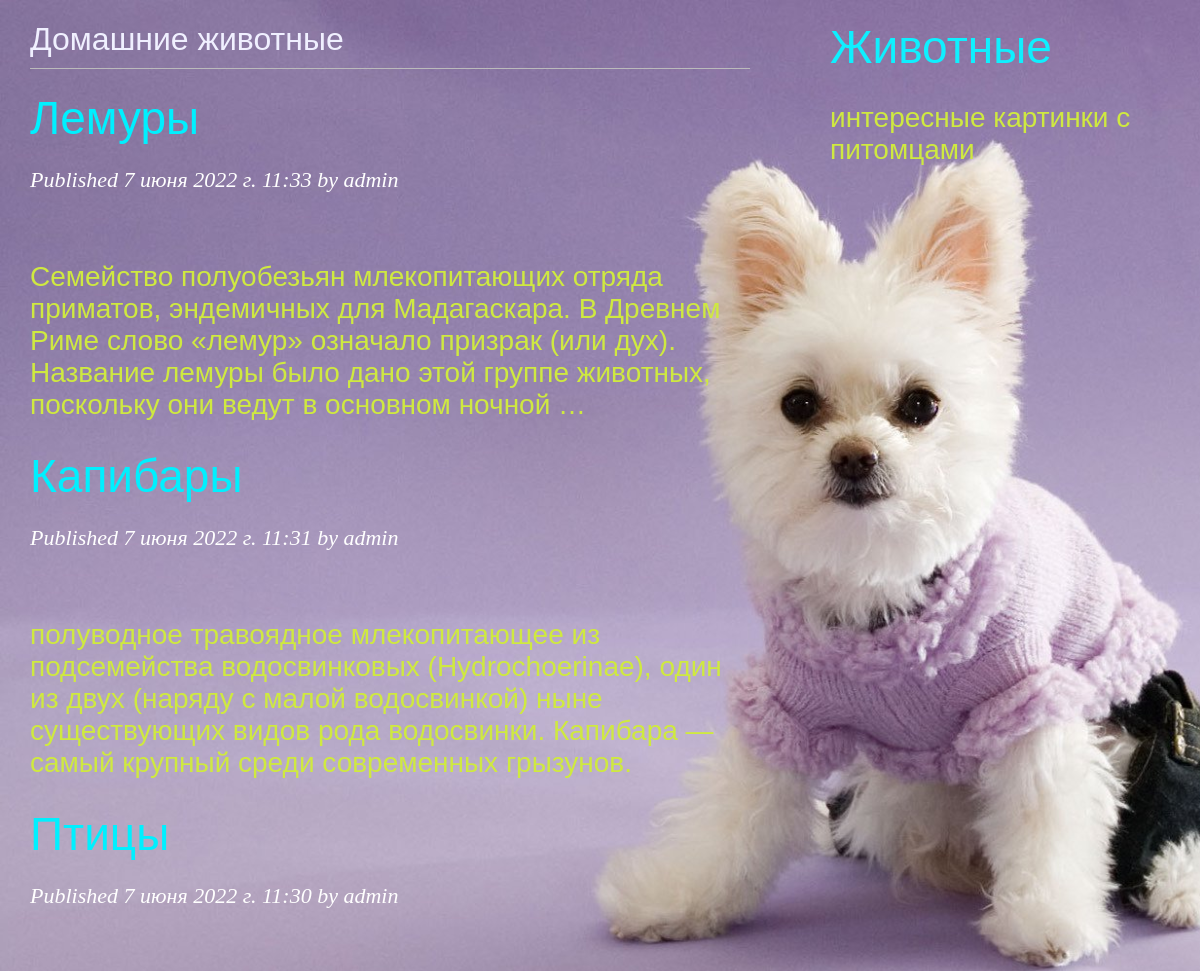
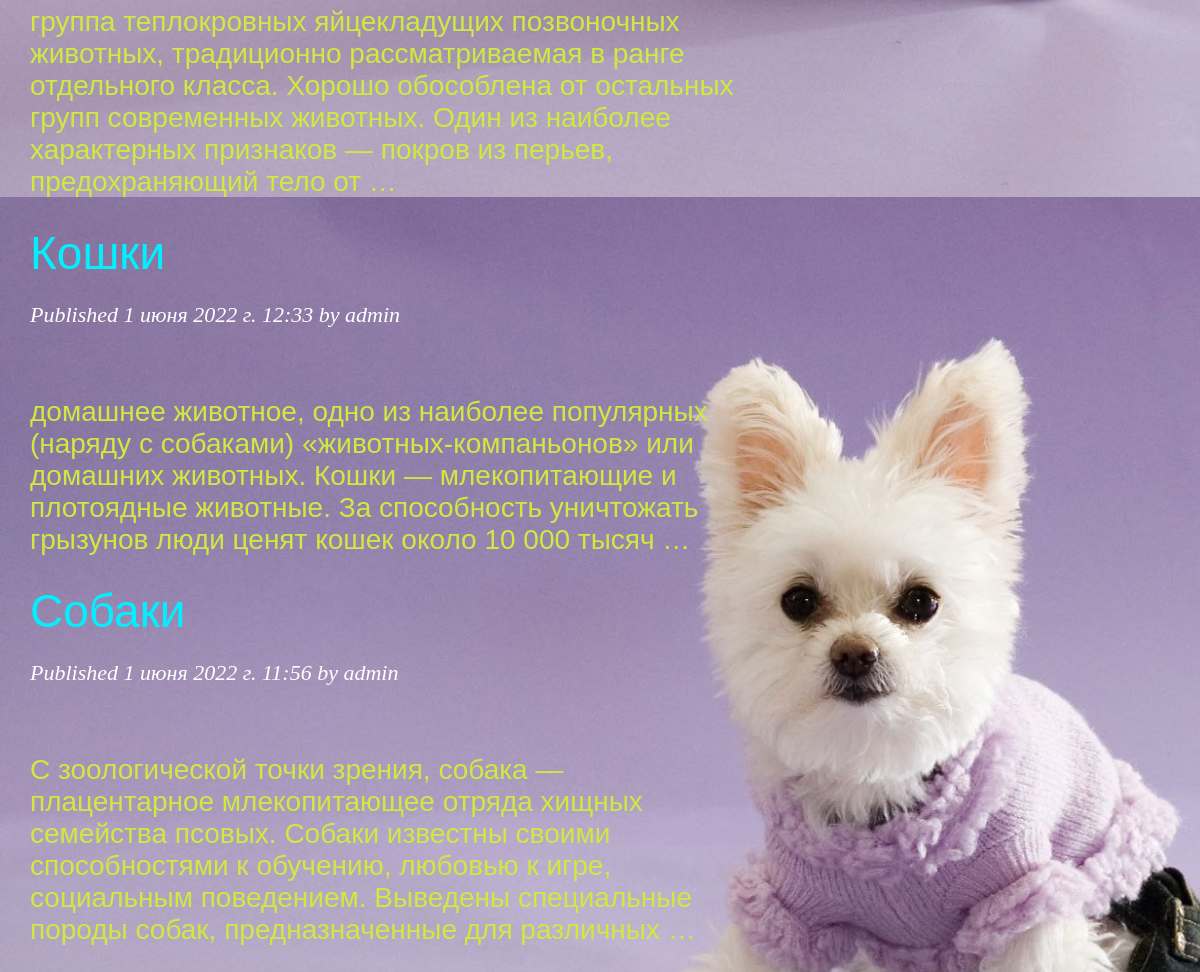
Screenshot of /blog/ with the database file from the repository (2 pictures, top to bottom).
### blog/models.py (models this page shows, shortened)
class Post(models.Model):
    class Status(models.TextChoices):
        DRAFT = 'DF', 'Draft'
        PUBLISHED = 'PB', 'Published'
    title = models.CharField(max_length=250)
    slug = models.SlugField(max_length=250)
    author = models.ForeignKey(User,
    on_delete=models.CASCADE,
    related_name='blog_posts')
    body = models.TextField()
    publish = models.DateTimeField(default=timezone.now)
    created = models.DateTimeField(auto_now_add=True)
    updated = models.DateTimeField(auto_now=True)
    status = models.CharField(max_length=2,
    choices=Status.choices,
    default=Status.DRAFT)
    objects = models.Manager() # The default manager.
    published = PublishedManager() # Our custom manager.
    class Meta:
        ordering = ['-publish']
        indexes = [
        models.Index(fields=['-publish']),
        ]

### blog/views.py (the view)
# urls.py: path('', views.post_list, name='post_list'),
def post_list(request):
    posts = Post.published.all()
    return render(request,
    'blog/post/list.html',
    {'posts': posts})

### blog/models.py (called while the page is built)
    def get_queryset(self):
        return super().get_queryset().filter(status=Post.Status.PUBLISHED)

### blog/templates/blog/post/list.html (shortened to what this page needs)
{% extends "blog/base.html" %}
{% block content %}
  <h1>Домашние животные</h1>
  {% for post in posts %}
    <h2>
      <a href="{% url 'blog:post_detail' post.id %}">
        {{ post.title }}
      </a>
    </h2>
    <p class="date">
      Published {{ post.publish }} by {{ post.author }}
    </p>
    {{ post.body|truncatewords:30|linebreaks }}
  {% endfor %}
{% endblock %}

### blog/static/css/blog.css (style rules this page uses)
body { color:#00F0ff; margin:0; padding:0; font-family:helvetica, sans-serif; background-size: 146% auto; }
a { color:#00F0ff; text-decoration:none; }
h1 { font-weight:normal; color:#F0F0ff; border-bottom:1px solid #bbb; padding:0 0 10px 0; }
p { font-size: 28px; color:#cfe940 ; font-style:Montserrat; }
h2 { color:#0FF0fF; font-weight:normal; margin:10px 0 0; font-size:46px; }
p.date { color:#fff; font-family: georgia, serif; font-size: 22px; font-style: italic; }

### rows the page displays
Post: title "Лемуры", publish "7 июня 2022 г. 11:33", author "admin", body "Семейство полуобезьян млекопитающих отряда приматов, эндемичных для Мадагаскара. В Древнем Риме слово «лемур» означало призрак (или дух). Название лемуры было дано этой группе животных, поскольку они ведут в основном ночной …"
Post: title "Капибары", publish "7 июня 2022 г. 11:31", author "admin", body "полуводное травоядное млекопитающее из подсемейства водосвинковых (Hydrochoerinae), один из двух (наряду с малой водосвинкой) ныне существующих видов рода водосвинки. Капибара — самый крупный среди современных грызунов."
Post: publish "7 июня 2022 г. 11:30", author "admin", body "группа теплокровных яйцекладущих позвоночных животных, традиционно рассматриваемая в ранге отдельного класса. Хорошо обособлена от остальных групп современных животных. Один из наиболее характерных признаков — покров из перьев, предохраняющий тело от …"
Post: title "Кошки", publish "1 июня 2022 г. 12:33", author "admin", body "домашнее животное, одно из наиболее популярных (наряду с собаками) «животных-компаньонов» или домашних животных. Кошки — млекопитающие и плотоядные животные. За способность уничтожать грызунов люди ценят кошек около 10 000 тысяч …"
Post: title "Собаки", publish "1 июня 2022 г. 11:56", author "admin", body "С зоологической точки зрения, собака — плацентарное млекопитающее отряда хищных семейства псовых. Собаки известны своими способностями к обучению, любовью к игре, социальным поведением. Выведены специальные породы собак, предназначенные для различных …"
